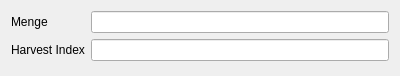
<?xml version="1.0" encoding="UTF-8"?>
<ui version="4.0">
 <class>Form</class>
 <widget class="QWidget" name="Form">
  <property name="geometry">
   <rect>
    <x>0</x>
    <y>0</y>
    <width>400</width>
    <height>76</height>
   </rect>
  </property>
  <property name="windowTitle">
   <string>Form</string>
  </property>
  <layout class="QVBoxLayout" name="verticalLayout">
   <item>
    <layout class="QFormLayout" name="formLayout">
     <item row="0" column="0">
      <widget class="QLabel" name="label">
       <property name="text">
        <string>Menge</string>
       </property>
      </widget>
     </item>
     <item row="1" column="0">
      <widget class="QLabel" name="label_2">
       <property name="text">
        <string>Harvest Index</string>
       </property>
      </widget>
     </item>
     <item row="0" column="1">
      <widget class="QLineEdit" name="db_amount"/>
     </item>
     <item row="1" column="1">
      <widget class="QLineEdit" name="db_harvest_index"/>
     </item>
    </layout>
   </item>
  </layout>
 </widget>
 <resources/>
 <connections/>
</ui>
